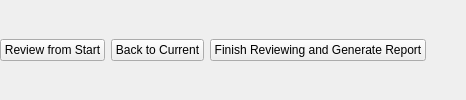
            <widget class="QWidget" name="page_4">
             <layout class="QVBoxLayout" name="verticalLayout_13">
              <property name="leftMargin">
               <number>0</number>
              </property>
              <property name="topMargin">
               <number>0</number>
              </property>
              <property name="rightMargin">
               <number>0</number>
              </property>
              <property name="bottomMargin">
               <number>0</number>
              </property>
              <item>
               <layout class="QHBoxLayout" name="horizontalLayout_14">
                <item>
                 <widget class="QPushButton" name="pushButton_6">
                  <property name="text">
                   <string>Review from Start</string>
                  </property>
                 </widget>
                </item>
                <item>
                 <widget class="QPushButton" name="pushButton_7">
                  <property name="text">
                   <string>Back to Current</string>
                  </property>
                 </widget>
                </item>
                <item>
                 <widget class="QPushButton" name="pushButton_8">
                  <property name="text">
                   <string>Finish Reviewing and Generate Report</string>
                  </property>
                 </widget>
                </item>
                <item>
                 <spacer name="horizontalSpacer_4">
                  <property name="orientation">
                   <enum>Qt::Horizontal</enum>
                  </property>
                  <property name="sizeHint" stdset="0">
                   <size>
                    <width>40</width>
                    <height>20</height>
                   </size>
                  </property>
                 </spacer>
                </item>
               </layout>
              </item>
             </layout>
            </widget>
